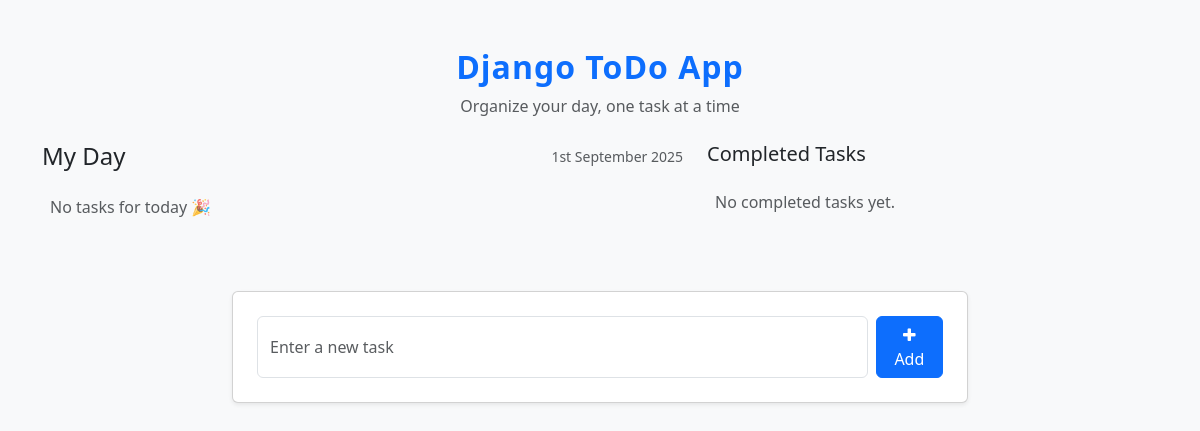
/, run on an earlier commit of the app's database.
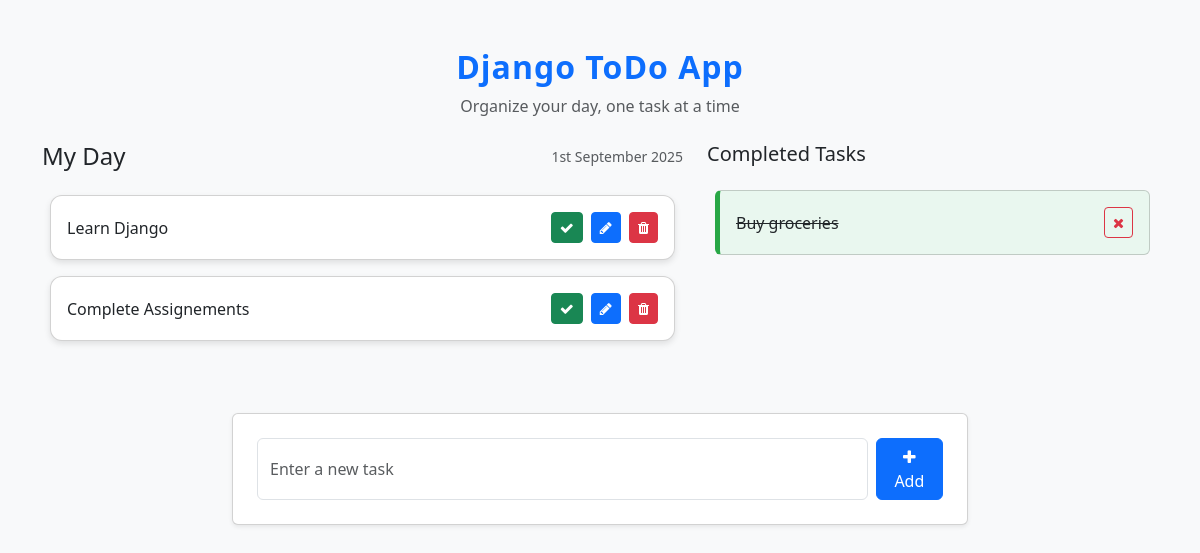
And on a later commit of the database.
### todo/models.py (models this page shows, shortened)
class Task(models.Model):
    task = models.CharField(max_length=250)
    is_completed = models.BooleanField(default=False)
    created_at = models.DateTimeField(auto_now_add=True)
    updated_at = models.DateTimeField(auto_now=True)

### todo_main/views.py (the view)
# urls.py: 2. Add a URL to urlpatterns:  path('', views.home, name='home')
def home(request):
    tasks = Task.objects.filter(is_completed=False).order_by('-updated_at')
    completed_tasks = Task.objects.filter(is_completed=True)
    context = {
        'tasks': tasks,
        'completed_tasks': completed_tasks,
    }
    return render(request, 'home.html', context)

### templates/home.html (shortened to what this page needs)
<!DOCTYPE html>
<html lang="en">
<head>
    <link href="https://cdn.jsdelivr.net/npm/bootstrap@5.3.0-alpha1/dist/css/bootstrap.min.css" rel="stylesheet">
    <link rel="stylesheet" href="https://cdnjs.cloudflare.com/ajax/libs/font-awesome/4.7.0/css/font-awesome.min.css">
</head>
<body>
    <div class="container py-5">
        <div class="text-center mb-4">
            <h2 class="header-title">Django ToDo App</h2>
            <p class="text-muted">Organize your day, one task at a time</p>
        </div>
        <div class="row g-4">
            <div class="col-md-7">
                <div class="d-flex justify-content-between align-items-center mb-3">
                    <h4 class="mb-0">My Day</h4>
                    <small class="text-muted">{% now "jS F Y" %}</small>
                </div>
                <div class="p-2" style="max-height: 450px; overflow-y: auto;">
                    {% for task in tasks %}
                    <div class="card task-card mb-3">
                        <div class="card-body d-flex justify-content-between align-items-center">
                            <span>{{ task.task }}</span>
                            <span>
                                <a href="{% url 'mark_as_done' task.pk %}" class="btn btn-sm btn-success me-1"><i class="fa fa-check"></i></a>
                                <a href="{% url 'edit_task' task.id %}" class="btn btn-sm btn-primary me-1"><i class="fa fa-pencil"></i></a>
                                <a href="{% url 'delete_task' task.id %}" class="btn btn-sm btn-danger"><i class="fa fa-trash"></i></a>
                            </span>
                        </div>
                    </div>
                    {% empty %}
                    <p class="text-muted">No tasks for today 🎉</p>
                    {% endfor %}
                </div>
            </div>
            <div class="col-md-5">
                <h5 class="mb-3">Completed Tasks</h5>
                <div class="p-2" style="max-height: 450px; overflow-y: auto;">
                    {% for task in completed_tasks %}
                    <div class="card completed-card mb-3">
                        <div class="card-body d-flex justify-content-between align-items-center">
                            <span><s>{{ task.task }}</s></span>
                            <a href="{% url 'mark_as_undone' task.pk %}" class="btn btn-sm btn-outline-danger"><i class="fa fa-times"></i></a>
                        </div>
                    </div>
                    {% empty %}
                    <p class="text-muted">No completed tasks yet.</p>
                    {% endfor %}
                </div>
            </div>
        </div>
        <div class="row mt-5">
            <div class="col-lg-8 mx-auto">
                <div class="card shadow-sm p-4">
                    <form action="{% url 'addTask' %}" method="POST" class="d-flex gap-2">
                        <input type="text" name="task" class="form-control" placeholder="Enter a new task" required>
                        <button type="submit" class="btn btn-primary"><i class="fa fa-plus"></i> Add</button>
                    </form>
                </div>
            </div>
        </div>
    </div>
</body>
</html>

### templates/home.html (style rules this page uses)
body { background-color: #f8f9fa; }
.task-card { border-radius: 12px; box-shadow: 0 3px 6px rgba(0,0,0,0.1); }
.completed-card { background-color: #e9f7ef; border-left: 5px solid #28a745; }
.form-control { padding: 1rem .75rem !important; }
.header-title { font-weight: 700; letter-spacing: 1px; color: #0d6efd; }

What changed in the data, as far as the page shows it:
added Task: task "Learn Django", shown under "My Day"
added Task: task "Complete Assignements", shown under "My Day"
added Task: task "Buy groceries", shown under "Completed Tasks"
Also different on the page:
text no longer shown: "No tasks for today 🎉 No completed tasks yet."
